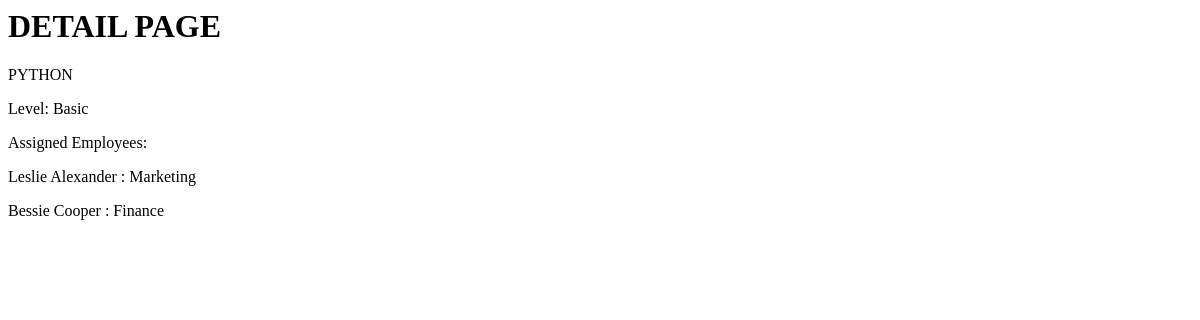
The app's page /employee-learning/course-detail/1/, older data.
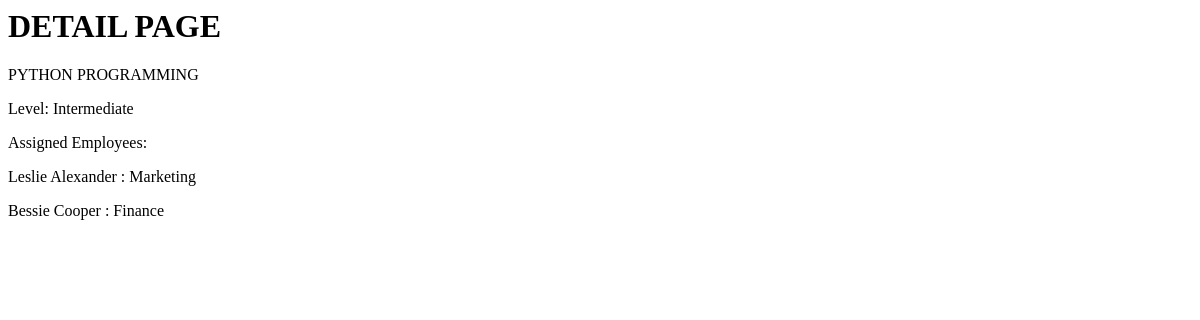
The same page, newer data.
### employee_learning/models.py (models this page shows, shortened)
class LearningCourse (models.Model):
	LEVEL=[('B','Basic'), ('I','Intermediate'), ('A','Advanced'),]
	title = models.CharField(max_length=50, unique=True)
	level = models.CharField(max_length=1, choices=LEVEL)
	employee = models.ManyToManyField(Employee)

class Employee(models.Model):
	PRIORITIES = [("H", "High"), ("M", "Medium"), ("L", "Low")]
	name = models.CharField(max_length=25)
	priority = models.CharField(max_length=1,
                           verbose_name="Learning Priorities",
                           choices=PRIORITIES,
                           default="M")
	reg_date = models.DateField(default=datetime.date.today, verbose_name="Registration Date")
	division = models.ForeignKey('Division', on_delete=models.CASCADE)

class Division(models.Model):
	div_name=models.CharField(max_length=25)
	in_scope=models.BooleanField(help_text="If the division is target for the learning program, check this field.")
	def __str__(self):
		return self.div_name

### employee_learning/views.py (the view)
# urls.py: path("course-detail/<int:pk>/", CourseDetail.as_view()),
class CourseDetail(DetailView):
    model = LearningCourse
    template_name = "employee_learning/course_detail.html"
    context_object_name = "course"

### templates/employee_learning/course_detail.html
<h1>DETAIL PAGE</h1>
<p>{{ course.title | upper }}</p>
<p>Level: {{ course.get_level_display }}</p>
<p>Assigned Employees:<p>
{% for emp in course.employee.all %}
<p>{{ emp.name }} : {{ emp.division }}</p>
{% endfor %}

Row changes from the older to the newer data that the page shows:
changed LearningCourse: title "PYTHON" → "PYTHON PROGRAMMING"; level "Basic" → "Intermediate"
